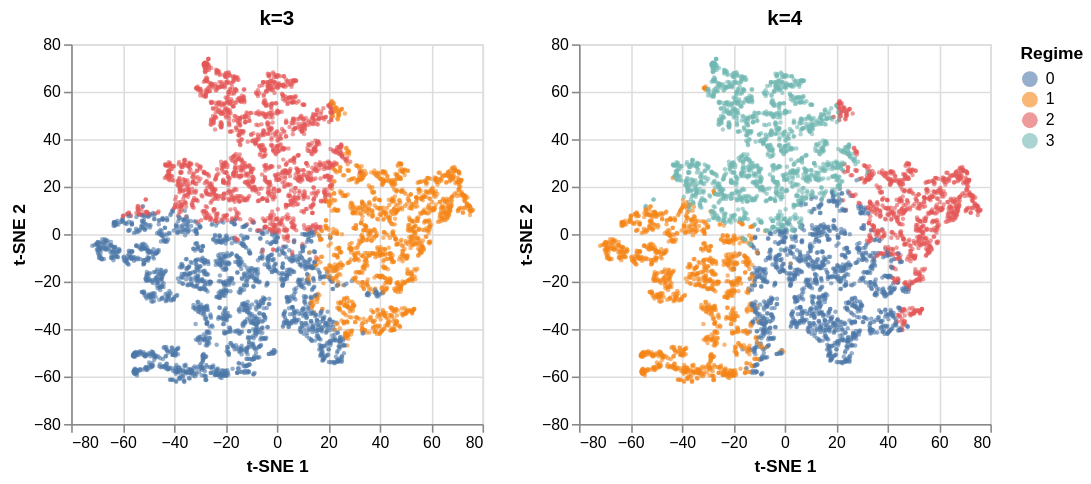

The cell this chart's notebook holds for it:
### Markdown cell above
## 5. One combination in detail

`show` is the name of the combination printed in section 3 (its folder suffix, e.g. `"lam100_beta1_seed42"`). The cells below show its t-SNE colored by each k, the comparison across k, the regime profiles and the regime strips.

### Code cell
show = list(all_results)[0]
results, run_dirs = all_results[show]["results"], all_results[show]["run_dirs"]
print(show)
tsne_grid(all_results[show]["coords"], all_results[show]["plot_idx"], results)

### Figure 1 — Vega specification as saved in the notebook (floating-point values rounded to 4 significant figures; data arrays with more than 128 entries replaced by an {"elided": "..."} marker saying what was removed)
{"$schema": "https://vega.github.io/schema/vega/v6.json", "data": [{"name": "source_0", "values": {"elided": "5000 records"}}, {"name": "source_1", "values": {"elided": "5000 records"}}, {"name": "source_0_concat_0_color_domain_regime_0", "values": [{"regime": "1"}, {"regime": "0"}, {"regime": "2"}]}, {"name": "source_1_concat_0_color_domain_regime_1", "values": [{"regime": "0"}, {"regime": "1"}, {"regime": "2"}, {"regime": "3"}]}, {"name": "source_0_concat_0_concat_0_x_domain_tsne_1", "values": [{"min": -71.79, "max": 76.22}]}, {"name": "source_0_concat_0_concat_0_y_domain_tsne_2", "values": [{"min": -62.32, "max": 73.85}]}, {"name": "source_1_concat_0_concat_1_x_domain_tsne_1", "values": [{"min": -71.79, "max": 76.22}]}, {"name": "source_1_concat_0_concat_1_y_domain_tsne_2", "values": [{"min": -62.32, "max": 73.85}]}], "signals": [{"name": "childHeight", "value": 240}, {"name": "concat_0_childWidth", "value": 260}], "marks": [{"type": "group", "name": "concat_0_group", "marks": [{"type": "group", "name": "concat_0_concat_0_group", "encode": {"update": {"width": {"signal": "concat_0_childWidth"}, "height": {"signal": "childHeight"}}}, "marks": [{"type": "symbol", "name": "concat_0_concat_0_marks", "from": {"data": "source_0"}, "encode": {"update": {"opacity": {"value": 0.6}, "fill": {"field": "regime", "scale": "concat_0_color"}, "size": {"value": 8}, "x": {"field": "tsne_1", "scale": "concat_0_concat_0_x"}, "shape": {"value": "circle"}, "y": {"field": "tsne_2", "scale": "concat_0_concat_0_y"}}}, "style": ["circle"]}], "axes": [{"scale": "concat_0_concat_0_x", "labels": false, "tickCount": {"signal": "ceil(concat_0_childWidth/40)"}, "maxExtent": 0, "minExtent": 0, "zindex": 0, "ticks": false, "gridScale": "concat_0_concat_0_y", "grid": true, "aria": false, "domain": false, "orient": "bottom"}, {"scale": "concat_0_concat_0_y", "zindex": 0, "domain": false, "aria": false, "gridScale": "concat_0_concat_0_x", "grid": true, "minExtent": 0, "tickCount": {"signal": "ceil(childHeight/40)"}, "labels": false, "orient": "left", "maxExtent": 0, "ticks": false}, {"scale": "concat_0_concat_0_x", "labelOverlap": true, "title": "t-SNE 1", "tickCount": {"signal": "ceil(concat_0_childWidth/40)"}, "grid": false, "labelFlush": true, "orient": "bottom", "zindex": 0}, {"scale": "concat_0_concat_0_y", "grid": false, "labelOverlap": true, "tickCount": {"signal": "ceil(childHeight/40)"}, "zindex": 0, "title": "t-SNE 2", "orient": "left"}], "title": {"text": "k=3", "frame": "group"}, "style": "cell"}, {"type": "group", "name": "concat_0_concat_1_group", "encode": {"update": {"width": {"signal": "concat_0_childWidth"}, "height": {"signal": "childHeight"}}}, "marks": [{"type": "symbol", "name": "concat_0_concat_1_marks", "from": {"data": "source_1"}, "encode": {"update": {"y": {"field": "tsne_2", "scale": "concat_0_concat_1_y"}, "fill": {"field": "regime", "scale": "concat_0_color"}, "x": {"field": "tsne_1", "scale": "concat_0_concat_1_x"}, "shape": {"value": "circle"}, "size": {"value": 8}, "opacity": {"value": 0.6}}}, "style": ["circle"]}], "axes": [{"scale": "concat_0_concat_1_x", "orient": "bottom", "grid": true, "tickCount": {"signal": "ceil(concat_0_childWidth/40)"}, "labels": false, "domain": false, "maxExtent": 0, "minExtent": 0, "ticks": false, "zindex": 0, "aria": false, "gridScale": "concat_0_concat_1_y"}, {"scale": "concat_0_concat_1_y", "domain": false, "tickCount": {"signal": "ceil(childHeight/40)"}, "gridScale": "concat_0_concat_1_x", "grid": true, "aria": false, "minExtent": 0, "zindex": 0, "ticks": false, "labels": false, "maxExtent": 0, "orient": "left"}, {"scale": "concat_0_concat_1_x", "grid": false, "labelFlush": true, "labelOverlap": true, "title": "t-SNE 1", "orient": "bottom", "tickCount": {"signal": "ceil(concat_0_childWidth/40)"}, "zindex": 0}, {"scale": "concat_0_concat_1_y", "orient": "left", "grid": false, "labelOverlap": true, "title": "t-SNE 2", "tickCount": {"signal": "ceil(childHeight/40)"}, "zindex": 0}], "title": {"text": "k=4", "frame": "group"}, "style": "cell"}], "legends": [{"title": "Regime", "fill": "concat_0_color", "symbolType": "circle", "encode": {"symbols": {"update": {"opacity": {"value": 0.6}}}}}], "layout": {"padding": 20, "bounds": "full", "align": "each"}}], "scales": [{"name": "concat_0_color", "type": "ordinal", "domain": {"fields": [{"data": "source_0_concat_0_color_domain_regime_0", "field": "regime"}, {"data": "source_1_concat_0_color_domain_regime_1", "field": "regime"}], "sort": true}, "range": "category"}, {"name": "concat_0_concat_0_x", "type": "linear", "domain": [{"signal": "(data(\"source_0_concat_0_concat_0_x_domain_tsne_1\")[0] || {}).min"}, {"signal": "(data(\"source_0_concat_0_concat_0_x_domain_tsne_1\")[0] || {}).max"}], "range": [0, {"signal": "concat_0_childWidth"}], "nice": true, "zero": true}, {"name": "concat_0_concat_0_y", "type": "linear", "domain": [{"signal": "(data(\"source_0_concat_0_concat_0_y_domain_tsne_2\")[0] || {}).min"}, {"signal": "(data(\"source_0_concat_0_concat_0_y_domain_tsne_2\")[0] || {}).max"}], "range": [{"signal": "childHeight"}, 0], "nice": true, "zero": true}, {"name": "concat_0_concat_1_x", "type": "linear", "domain": [{"signal": "(data(\"source_1_concat_0_concat_1_x_domain_tsne_1\")[0] || {}).min"}, {"signal": "(data(\"source_1_concat_0_concat_1_x_domain_tsne_1\")[0] || {}).max"}], "range": [0, {"signal": "concat_0_childWidth"}], "nice": true, "zero": true}, {"name": "concat_0_concat_1_y", "type": "linear", "domain": [{"signal": "(data(\"source_1_concat_0_concat_1_y_domain_tsne_2\")[0] || {}).min"}, {"signal": "(data(\"source_1_concat_0_concat_1_y_domain_tsne_2\")[0] || {}).max"}], "range": [{"signal": "childHeight"}, 0], "zero": true, "nice": true}], "padding": 5, "layout": {"padding": 20, "columns": 1, "bounds": "full", "align": "each"}, "background": "white"}
